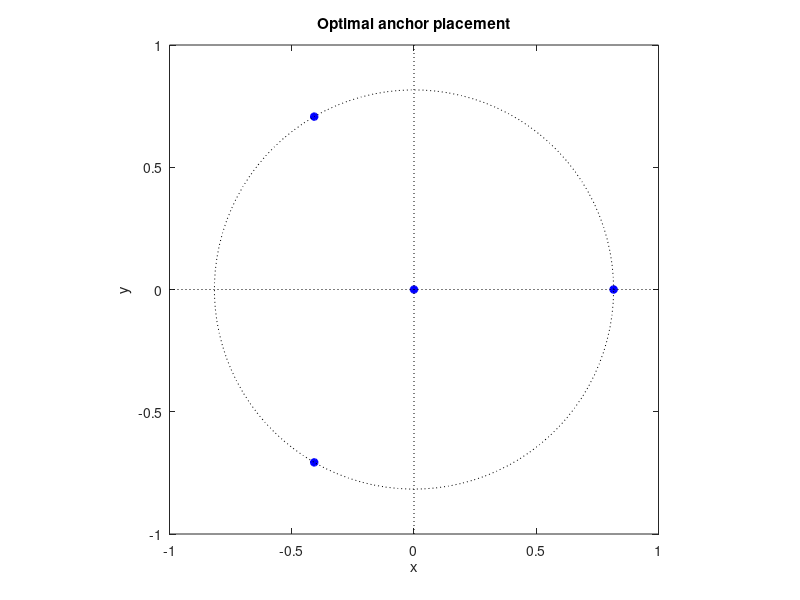
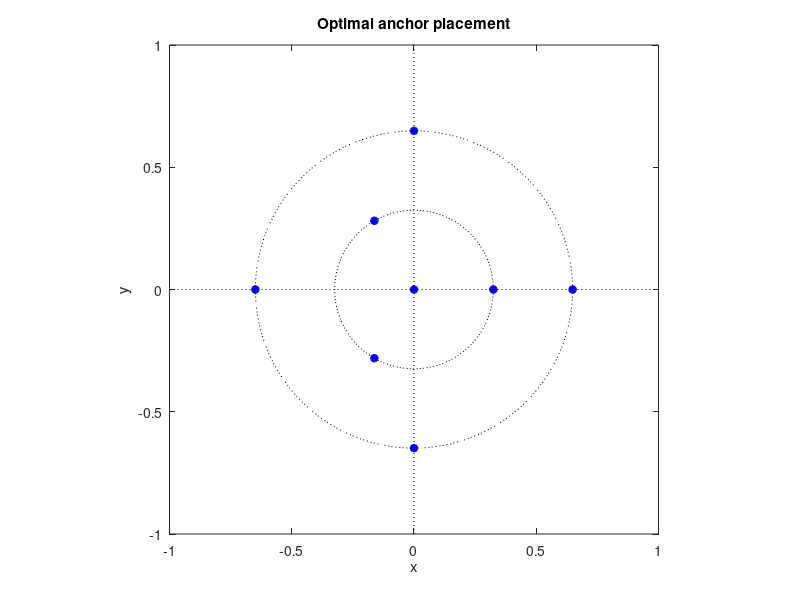
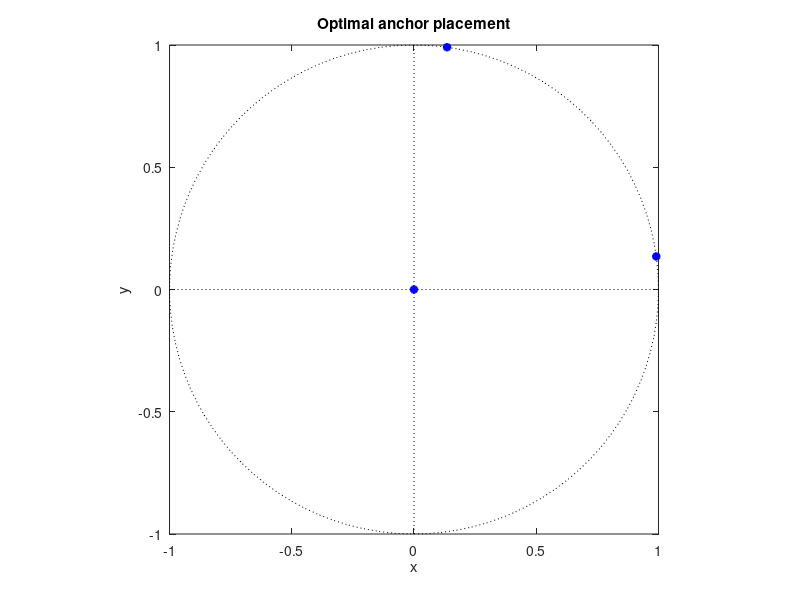
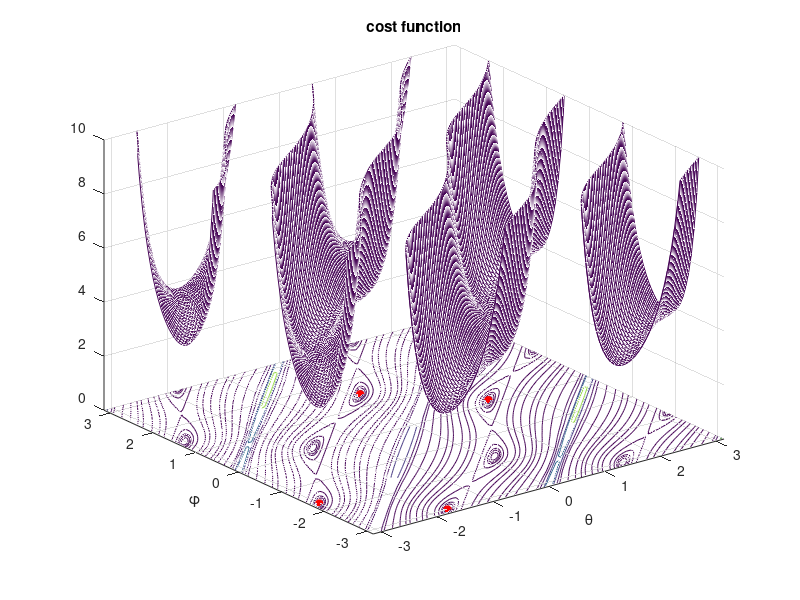

Here is the MATLAB script that generated these plots, in order:
% Fig 1 3 anchors 
% Fig 2 7 acnhors
clear; close all; clc;
N=3;
xy=exp(1j*2*pi*(0:N-1)/N);
x=real(xy);
y=imag(xy);
x=x/norm(x);
y=y/norm(y);

figure(1)
plot([0 x],[0 y], 'b*','LineWidth',2)
hold on
plot([-1,1], [0,0],':k')
plot([0,0],[-1,1],':k')
r=sqrt(x(1)^2+y(1)^2);
 plot(r*exp(1j*linspace(0,2*pi)),':k')
hold off
axis equal
axis ([-1 1 -1 1])
xlabel('x')
ylabel('y')
title('Optimal anchor placement')
%%
figure(2)

N=3;
xy=exp(1j*2*pi*(0:N-1)/N);
x1=0.5*real(xy);
y1=0.5*imag(xy);

N=4;
xy=exp(1j*2*pi*(0:N-1)/N);
x2=real(xy);
y2=imag(xy);

x=[x1 x2];
y=[y1 y2];
x=x/norm(x);
y=y/norm(y);
r1=sqrt(x(1)^2+y(1)^2);
r2=sqrt(x(end)^2+y(end)^2);
plot([0 x], [0,y],'b*','LineWidth',2)
hold on
plot([-1,1], [0,0],':k')
plot([0,0],[-1,1],':k')
 plot(r1*exp(1j*linspace(0,2*pi)),':k')
 plot(r2*exp(1j*linspace(0,2*pi)),':k')
hold off
xlabel('x')
ylabel('y')

axis equal
axis ([-1 1 -1 1])
title('Optimal anchor placement')
%%
figure(3)
phi=0.5*asin(2-sqrt(3));
theta=pi/2-phi;

th_opt=theta;
ph_opt=phi;

x_opt=[cos(th_opt) sin(th_opt)];
y_opt=[cos(ph_opt) sin(ph_opt)];



plot([0 x_opt], [0,y_opt],'b*','LineWidth',2)
hold on
plot([-1,1], [0,0],':k')
plot([0,0],[-1,1],':k')
 plot(exp(1j*linspace(0,2*pi)),':k')
hold off

axis equal
axis ([-1 1 -1 1])

xlabel('x')
ylabel('y')

title('Optimal anchor placement')

%minimum of cost 
x1=x_opt(1);
x2=x_opt(2);
y1=y_opt(1);
y2=y_opt(2);

ip=x1.*y1+x2.*y2;
cost_min=(((x1+x2)-(y1+y2).*ip).^2+((y1+y2)-(x1+x2).*ip).^2 +2*(1-ip.^2))./(1-ip.^2).^2;



[th, ph]=meshgrid(linspace(-pi,pi));
    
x1=cos(th);
x2=sin(th);
y1=cos(ph);
y2=sin(ph);
ip=x1.*y1+x2.*y2;
cost=(((x1+x2)-(y1+y2).*ip).^2+((y1+y2)-(x1+x2).*ip).^2 +2*(1-ip.^2))./(1-ip.^2).^2;
for k=1:length(th)
    cost(k,k)=nan;
end
       

figure(4)
mesh(th,ph, cost)

hold on 
contour(th,ph,cost,[  3.73:0.02:3.8 3.85 4 4.5 5 6  8   10 15 30 100 200 1000 2000 5000] )
plot(th_opt,ph_opt, '*r','LineWidth',2)
plot(th_opt -pi,ph_opt-pi, '*r','LineWidth',2)
plot(ph_opt,th_opt, '*r','LineWidth',2)
plot(ph_opt -pi,th_opt-pi, '*r','LineWidth',2)
hold off
axis([-pi pi -pi pi 0 10])
xlabel('\theta')
ylabel('\phi')
title('cost function')

